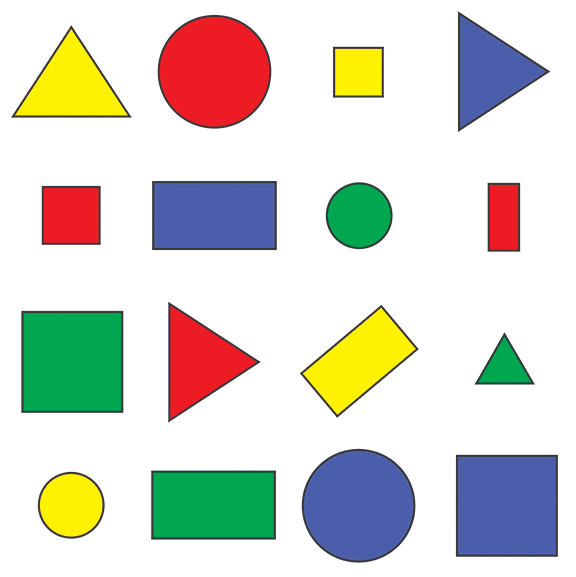
#> input picture 6.Get_Shape/shapes.png, 576 x 577 px
$ python shapeArea.py
#> lines starting #> are read from the running program, lines starting #| are printed output that depends on the picture; after the words box and inside, x2 and y2 are one past the last pixel; in counts of white or black regions, pixels touching at a corner belong together
import cv2
import numpy as np


def stackImages(scale,imgArray):
    rows = len(imgArray)
    cols = len(imgArray[0])
    rowsAvailable = isinstance(imgArray[0], list)
    width = imgArray[0][0].shape[1]
    height = imgArray[0][0].shape[0]
    if rowsAvailable:
        for x in range ( 0, rows):
            for y in range(0, cols):
                if imgArray[x][y].shape[:2] == imgArray[0][0].shape [:2]:
                    imgArray[x][y] = cv2.resize(imgArray[x][y], (0, 0), None, scale, scale)
                else:
                    imgArray[x][y] = cv2.resize(imgArray[x][y], (imgArray[0][0].shape[1], imgArray[0][0].shape[0]), None, scale, scale)
                if len(imgArray[x][y].shape) == 2: imgArray[x][y]= cv2.cvtColor( imgArray[x][y], cv2.COLOR_GRAY2BGR)
        imageBlank = np.zeros((height, width, 3), np.uint8)
        hor = [imageBlank]*rows
        hor_con = [imageBlank]*rows
        for x in range(0, rows):
            hor[x] = np.hstack(imgArray[x])
        ver = np.vstack(hor)
    else:
        for x in range(0, rows):
            if imgArray[x].shape[:2] == imgArray[0].shape[:2]:
                imgArray[x] = cv2.resize(imgArray[x], (0, 0), None, scale, scale)
            else:
                imgArray[x] = cv2.resize(imgArray[x], (imgArray[0].shape[1], imgArray[0].shape[0]), None,scale, scale)
            if len(imgArray[x].shape) == 2: imgArray[x] = cv2.cvtColor(imgArray[x], cv2.COLOR_GRAY2BGR)
        hor= np.hstack(imgArray)
        ver = hor
    return ver


def getContrours(img):

    contours,hierarchy = cv2.findContours(img,cv2.RETR_EXTERNAL,cv2.CHAIN_APPROX_NONE)
    for cnt in contours:
        # Getting area of the shapes
        area = cv2.contourArea(cnt)
        print(area)
        # Draw Shapes on image
        cv2.drawContours(imgCon, cnt, -1, (255,0,0),3)

        #Get the corner points of the shapes
        perameter = cv2.arcLength(cnt, True)
        points = cv2.approxPolyDP(cnt, 0.02*perameter, True)
        print(len(points))
        objectCorner = len(points)
        x, y, w, h = cv2.boundingRect(points)
        cv2.rectangle(imgCon, (x,y), (x+w, y+h), (0,255,0), 3)

        # Put Text on shapes
        if objectCorner==3: objectType = "Triange"
        elif objectCorner==4: objectType = "Rectangle"
        else: objectType = 'Circle'

        cv2.putText(imgCon, objectType,
                    (x, y+h+15), cv2.FONT_HERSHEY_SIMPLEX,
                    0.7, (0,0,0), 2)


img = cv2.imread('shapes.png')
#> img is the input picture: shape (577, 576, 3); mean B, G, R 205.1, 214.3, 214.2
imgCanny = cv2.Canny(img, 50,50)
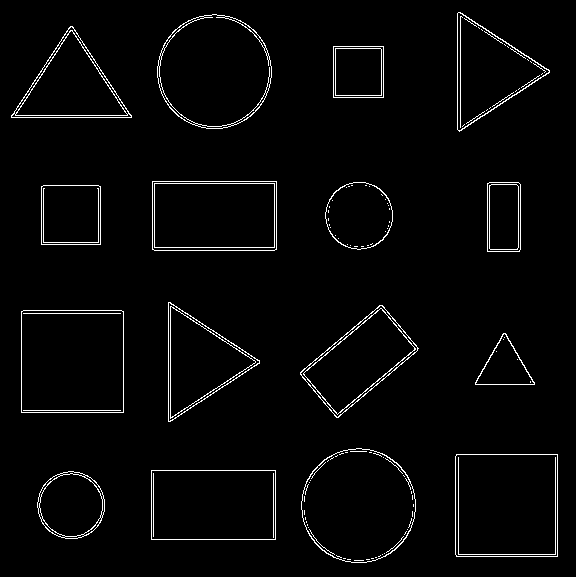
#> imgCanny: shape (577, 576); 2.6% white in thin lines or dots

imgCon = img.copy()

getContrours(imgCanny)
#> in getContrours, `contours,hierarchy = cv2.findContours(img,cv2.RETR_EXTERNAL,cv2.CHAIN_..`: contours = 16 contours; largest, box (x1, y1, x2, y2) and area: (455, 454, 558, 557) 10401, (21, 310, 124, 413) 10401, (301, 448, 416, 563) 10196, (157, 14, 272, 129) 10186, (151, 470, 276, 540) 8556
#> the loop in getContrours, `for cnt in contours:` made 16 passes
#> (area, perameter, points, objectCorner, x, y, w, h) on passes 2, 3, 5, 6, 7, 8, 9: (8556, 386, [[151, 470], [151, 539], [275, 539], [275, 470]], 4, 151, 470, 125, 70), (10401, 406.8, [[456, 454], [456, 556], [557, 556], [557, 454]], 4, 456, 454, 102, 103), (1597.5, 186.6, [[503, 333], [475, 384], [534, 384]], 3, 475, 333, 60, 52), (10401, 406.8, [[21, 311], [21, 412], [123, 412], [123, 311]], 4, 21, 311, 103, 102), (6281.5, 338.7, [[382, 305], [300, 372], [336, 417], [418, 348]], 4, 300, 305, 119, 113), (5601, 352, [[168, 302], [170, 421], [259, 360]], 3, 168, 302, 92, 120), (3478, 234.8, [[41, 186], [41, 244], [100, 244], [100, 186]], 4, 41, 186, 60, 59)
#> (area, perameter, objectCorner, x, y, w, h, objectType) on passes 1, 4, 11, 15: (3525.5, 222.9, 8, 37, 471, 68, 68, 'Circle'), (10196.5, 378.1, 8, 301, 448, 115, 115, 'Circle'), (3516.5, 222.9, 8, 325, 182, 68, 68, 'Circle'), (10186, 378.7, 8, 157, 14, 115, 115, 'Circle')
#> (printed output is left out)
#> after the loop in getContrours, `for cnt in contours:`:
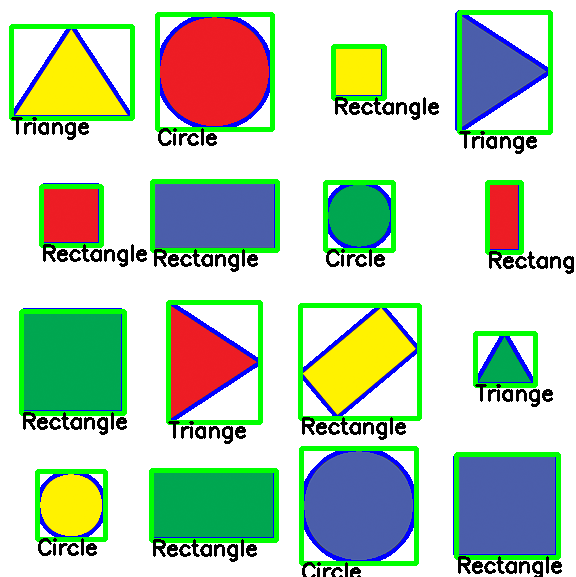
#> imgCon: shape (577, 576, 3); 14.14% of pixels changed, all inside (x1, y1, x2, y2) = (9, 10, 574, 577)

# join horizontaly
imgHor = stackImages(0.8,([img,imgCanny,imgCon]))
#> in stackImages, `rows = len(imgArray)`: rows = 3
#> in stackImages, `cols = len(imgArray[0])`: cols = 577
#> in stackImages, `rowsAvailable = isinstance(imgArray[0], list)`: rowsAvailable = False
#> after the loop in stackImages, `for x in range(0, rows):`: imgArray = 3 items
#> in stackImages, `hor= np.hstack(imgArray)`:
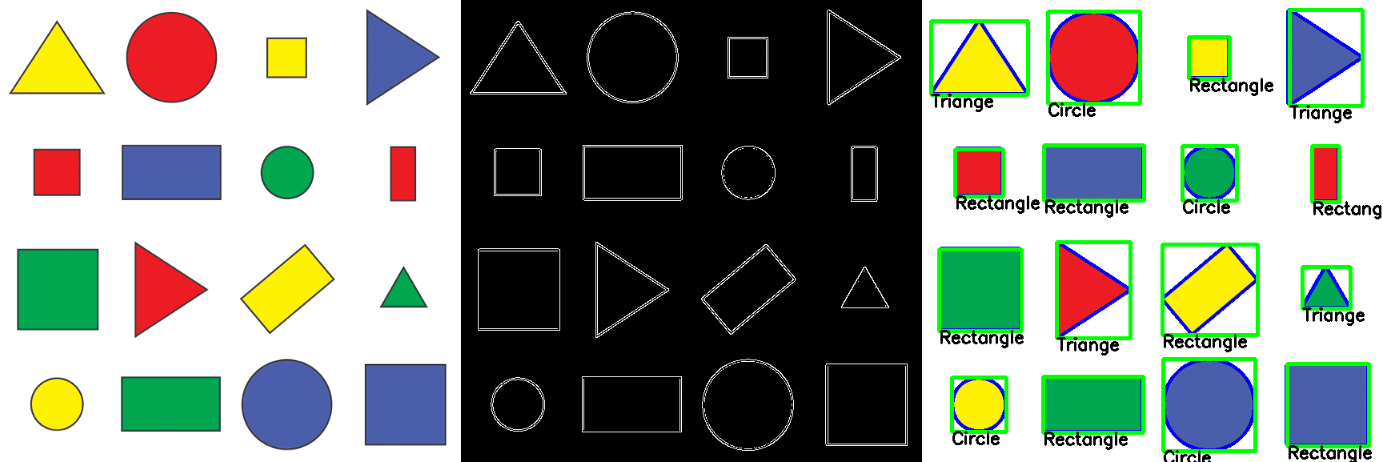
#> hor: shape (462, 1383, 3); mean of channels 0, 1, 2 131.4, 142.2, 135.2; drawn as B, G, R

cv2.imshow('shapes',imgHor)
cv2.waitKey(0)
